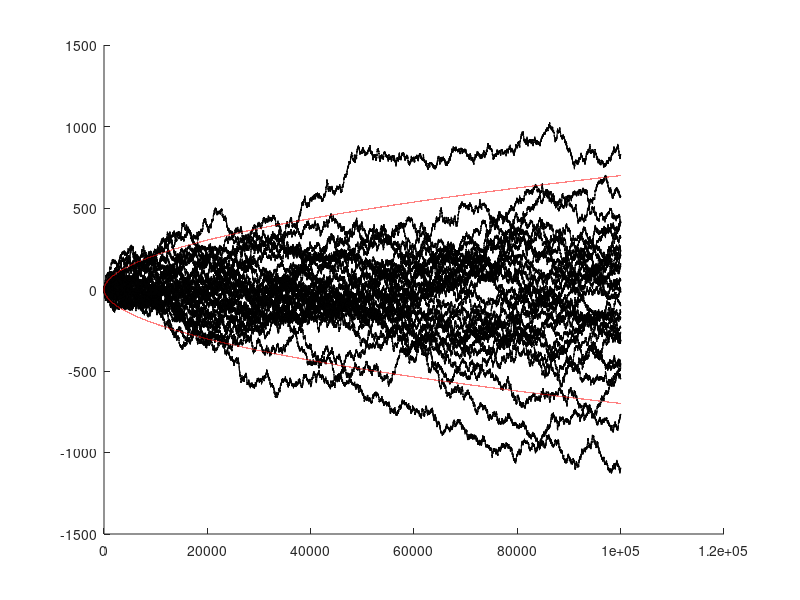

This figure's MATLAB source:
function CompareBrownianPathWithFunction
% compared brownian paths with sqrt(2*t*log(log(t)))
% According to the theory:
% lim sup t->inf w(t)/sqrt(2*t*log(log(t))) = 1
% lim inf t->inf w(t)/sqrt(2*t*log(log(t))) = -1

close all
f =figure;
a= axes('Parent',f,'NextPlot','add');
numSteps = 1e5;
dt       = 1;
dim      = 1;
t        = 1+(1:numSteps)*dt;
f        = @(t) sqrt(2*t.*log(log(t)));

for ind = 1:30
n        = randn(numSteps-1,dim)*sqrt(2*dt);
pos      = [0;cumsum(n)];

line('XData',t,'YData',pos,'Parent',a)
end

line('XData',t,'YData',f(t),'Parent',a,'Color','r');
line('XData',t,'YData',-f(t),'Parent',a,'Color','r');
